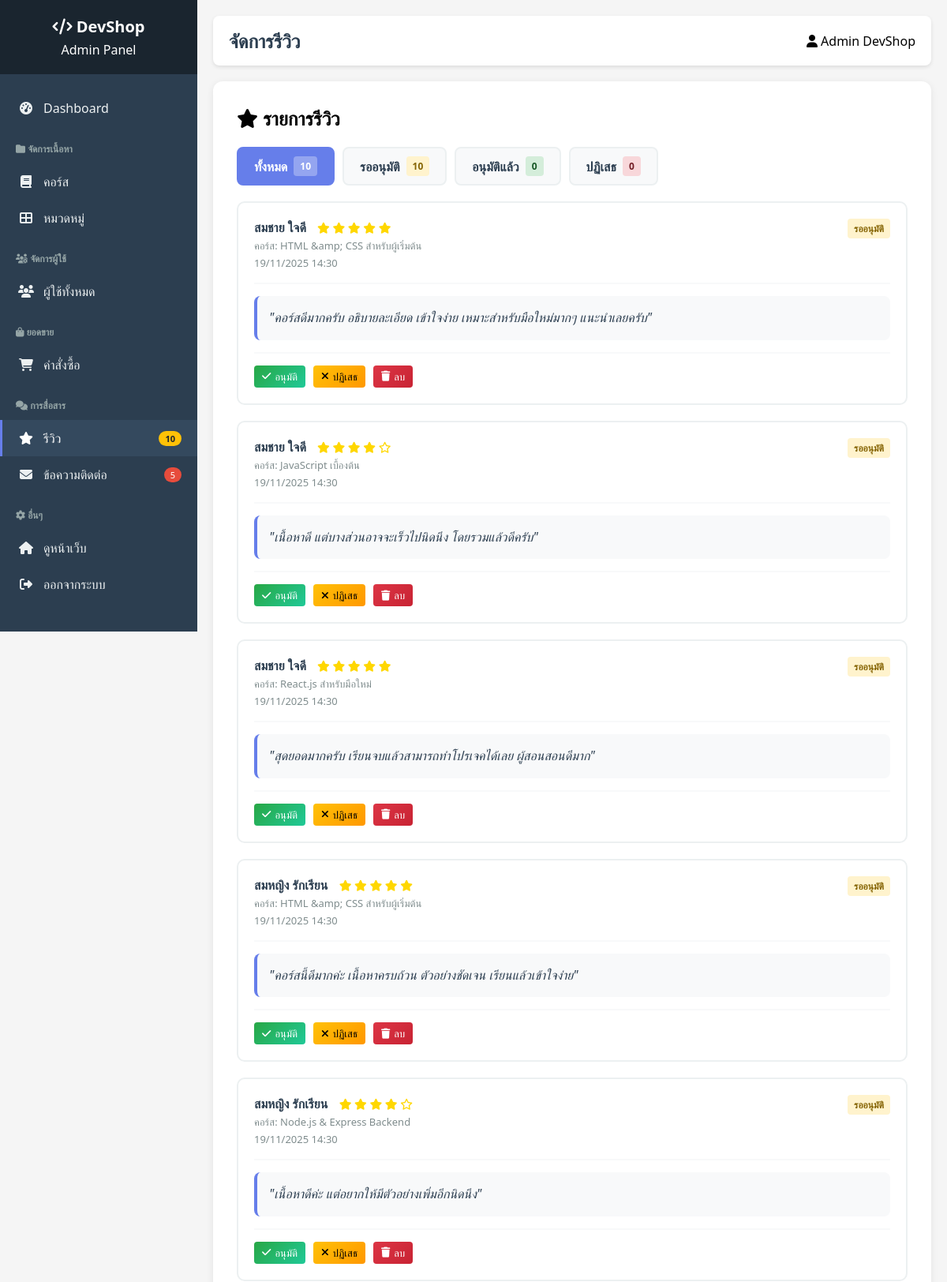
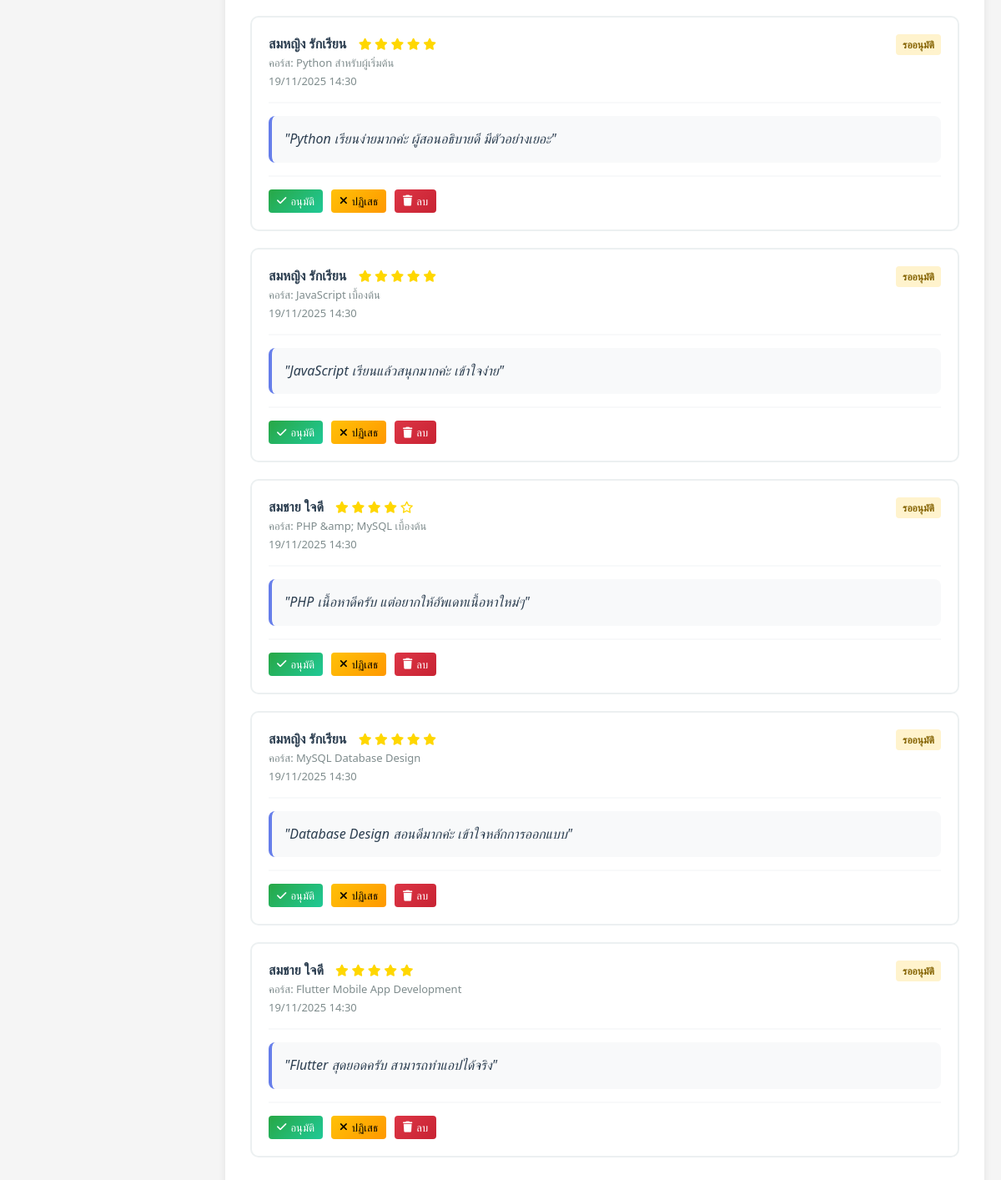
Screenshot of /admin/reviews.php (signed in) with the database file from the repository (2 pictures, top to bottom).
### tables this page shows
CREATE TABLE `reviews` (
  `review_id` int NOT NULL AUTO_INCREMENT,
  `user_id` int NOT NULL,
  `course_id` int NOT NULL,
  `rating` int NOT NULL,
  `comment` text,
  `status` enum('pending','approved','rejected') DEFAULT 'pending',
  `created_at` timestamp NULL DEFAULT CURRENT_TIMESTAMP,
  `updated_at` timestamp NULL DEFAULT CURRENT_TIMESTAMP ON UPDATE CURRENT_TIMESTAMP,
  PRIMARY KEY (`review_id`),
  UNIQUE KEY `unique_review` (`user_id`,`course_id`),
  KEY `idx_course` (`course_id`),
  KEY `idx_rating` (`rating`),
  CONSTRAINT `reviews_ibfk_1` FOREIGN KEY (`user_id`) REFERENCES `users` (`user_id`) ON DELETE CASCADE,
  CONSTRAINT `reviews_ibfk_2` FOREIGN KEY (`course_id`) REFERENCES `courses` (`course_id`) ON DELETE CASCADE,
  CONSTRAINT `reviews_chk_1` CHECK (((`rating` >= 1) and (`rating` <= 5)))
);

CREATE TABLE `courses` (
  `course_id` int NOT NULL AUTO_INCREMENT,
  `instructor_id` int NOT NULL,
  `category_id` int NOT NULL,
  `course_title` varchar(200) NOT NULL,
  `course_slug` varchar(200) NOT NULL,
  `description` text,
  `short_description` varchar(500) DEFAULT NULL,
  `thumbnail` varchar(255) DEFAULT NULL,
  `level` enum('beginner','intermediate','advanced') DEFAULT 'beginner',
  `price` decimal(10,2) NOT NULL,
  `discount_price` decimal(10,2) DEFAULT NULL,
  `duration_hours` decimal(5,2) DEFAULT NULL,
  `total_lectures` int DEFAULT '0',
  `status` enum('draft','published','archived') DEFAULT 'draft',
  `featured` tinyint(1) DEFAULT '0',
  `bestseller` tinyint(1) DEFAULT '0',
  `created_at` timestamp NULL DEFAULT CURRENT_TIMESTAMP,
  `updated_at` timestamp NULL DEFAULT CURRENT_TIMESTAMP ON UPDATE CURRENT_TIMESTAMP,
  PRIMARY KEY (`course_id`),
  UNIQUE KEY `course_slug` (`course_slug`),
  KEY `idx_slug` (`course_slug`),
  KEY `idx_instructor` (`instructor_id`),
  KEY `idx_category` (`category_id`),
  KEY `idx_status` (`status`),
  KEY `idx_featured` (`featured`),
  CONSTRAINT `courses_ibfk_1` FOREIGN KEY (`instructor_id`) REFERENCES `users` (`user_id`) ON DELETE CASCADE,
  CONSTRAINT `courses_ibfk_2` FOREIGN KEY (`category_id`) REFERENCES `categories` (`category_id`) ON DELETE RESTRICT
);

### admin/reviews.php (the view, shortened to what this page needs)
<?php
require_once '../includes/config.php';
$filter = $_GET['filter'] ?? 'all';
$where = '';
$reviews = $conn->query("
    SELECT r.*, c.course_title, CONCAT(u.first_name, ' ', u.last_name) as user_name
    FROM reviews r
    LEFT JOIN courses c ON r.course_id = c.course_id
    LEFT JOIN users u ON r.user_id = u.user_id
    $where
    ORDER BY r.created_at DESC
")->fetch_all(MYSQLI_ASSOC);
$pending_count = $conn->query("SELECT COUNT(*) as count FROM reviews WHERE status = 'pending'")->fetch_assoc()['count'];
$approved_count = $conn->query("SELECT COUNT(*) as count FROM reviews WHERE status = 'approved'")->fetch_assoc()['count'];
$rejected_count = $conn->query("SELECT COUNT(*) as count FROM reviews WHERE status = 'rejected'")->fetch_assoc()['count'];
$total_count = $conn->query("SELECT COUNT(*) as count FROM reviews")->fetch_assoc()['count'];
?>
<?php include 'includes/header.php'; ?>
<link rel="stylesheet" href="../assets/css/admin-reviews.css">
<div class="content-box">
    <div style="display: flex; justify-content: space-between; align-items: center; margin-bottom: 20px;">
        <h2><i class="fas fa-star"></i> รายการรีวิว</h2>
    </div>
    <div class="filter-tabs" style="margin-bottom: 20px; display: flex; gap: 10px; flex-wrap: wrap;">
        <a href="reviews.php?filter=all" class="filter-tab <?php echo $filter == 'all' ? 'active' : ''; ?>">
            ทั้งหมด <span class="badge"><?php echo $total_count; ?></span>
        </a>
        <a href="reviews.php?filter=pending" class="filter-tab <?php echo $filter == 'pending' ? 'active' : ''; ?>">
            รออนุมัติ <span class="badge badge-warning"><?php echo $pending_count; ?></span>
        </a>
        <a href="reviews.php?filter=approved" class="filter-tab <?php echo $filter == 'approved' ? 'active' : ''; ?>">
            อนุมัติแล้ว <span class="badge badge-success"><?php echo $approved_count; ?></span>
        </a>
        <a href="reviews.php?filter=rejected" class="filter-tab <?php echo $filter == 'rejected' ? 'active' : ''; ?>">
            ปฏิเสธ <span class="badge badge-danger"><?php echo $rejected_count; ?></span>
        </a>
    </div>
    <?php if (empty($reviews)): ?>
        <p style="text-align: center; padding: 40px; color: #7f8c8d;">ยังไม่มีรีวิว</p>
    <?php else: ?>
        <?php foreach ($reviews as $review): ?>
            <div class="review-item">
                <div class="review-header">
                    <div class="review-info">
                        <strong><?php echo htmlspecialchars($review['user_name']); ?></strong>
                        <span class="rating">
                            <?php for ($i = 0; $i < $review['rating']; $i++): ?>
                                <i class="fas fa-star"></i>
                            <?php endfor; ?>
                            <?php for ($i = $review['rating']; $i < 5; $i++): ?>
                                <i class="far fa-star"></i>
                            <?php endfor; ?>
                        </span>
                        <br>
                        <small>คอร์ส: <?php echo htmlspecialchars($review['course_title']); ?></small><br>
                        <small><?php echo date('d/m/Y H:i', strtotime($review['created_at'])); ?></small>
                    </div>
                    <div>
                        <?php if ($review['status'] == 'approved'): ?>
                            <span class="badge badge-success">อนุมัติแล้ว</span>
                        <?php elseif ($review['status'] == 'pending'): ?>
                            <span class="badge badge-warning">รออนุมัติ</span>
                        <?php else: ?>
                            <span class="badge badge-danger">ปฏิเสธ</span>
                        <?php endif; ?>
                    </div>
                </div>
                <?php if ($review['comment']): ?>
                    <div class="review-comment">
                        "<?php echo htmlspecialchars($review['comment']); ?>"
                    </div>
                <?php endif; ?>
                <div class="review-actions">
                    <?php if ($review['status'] != 'approved'): ?>
                        <a href="javascript:void(0)"
                           class="btn-sm btn-success"
                           onclick="confirmAction('อนุมัติรีวิว', 'คุณต้องการอนุมัติรีวิวนี้หรือไม่?', '?approve=<?php echo $review['review_id']; ?>')">
                            <i class="fas fa-check"></i> อนุมัติ
                        </a>
                    <?php endif; ?>
                    <?php if ($review['status'] != 'rejected'): ?>
                        <a href="javascript:void(0)"
                           class="btn-sm btn-warning"
                           onclick="confirmAction('ปฏิเสธรีวิว', 'คุณต้องการปฏิเสธรีวิวนี้หรือไม่?', '?reject=<?php echo $review['review_id']; ?>')">
                            <i class="fas fa-times"></i> ปฏิเสธ
                        </a>
                    <?php endif; ?>
                    <a href="javascript:void(0)"
                       class="btn-sm btn-danger"
                       onclick="confirmDelete('คุณต้องการลบรีวิวนี้หรือไม่?', '?delete=<?php echo $review['review_id']; ?>')">
                        <i class="fas fa-trash"></i> ลบ
                    </a>
                </div>
            </div>
        <?php endforeach; ?>
    <?php endif; ?>
</div>
<?php include 'includes/footer.php'; ?>

### assets/css/admin-reviews.css (style rules this page uses)
.filter-tabs { display: flex; gap: 10px; flex-wrap: wrap; }
.filter-tab { padding: 10px 20px; background: #f8f9fa; border: 2px solid #ecf0f1; border-radius: 8px; text-decoration: none; color: #2c3e50; font-weight: 600; transition: all 0.3s; display: flex; align-items: center; gap: 8px; }
.filter-tab.active { background: #667eea; color: white; border-color: #667eea; }
.badge { background: #6c757d; color: white; padding: 3px 8px; border-radius: 10px; font-size: 12px; font-weight: 600; }
.filter-tab.active .badge { background: rgba(255, 255, 255, 0.3); }
.badge-warning { background: #ffc107; color: #212529; }
.badge-success { background: #28a745; }
.badge-danger { background: #dc3545; }
.content-box { background: white; padding: 20px; border-radius: 8px; box-shadow: 0 2px 5px rgba(0,0,0,0.1); }
.review-item { padding: 15px; border: 1px solid #ecf0f1; border-radius: 8px; margin-bottom: 15px; }
.review-header { display: flex; justify-content: space-between; align-items: center; margin-bottom: 10px; }
.review-info { flex: 1; }
.review-info strong { color: #2c3e50; }
.review-info small { color: #7f8c8d; }
.rating { color: #ffd700; }
.review-comment { margin: 10px 0; color: #2c3e50; line-height: 1.6; }
.review-actions { display: flex; gap: 10px; }
.badge { padding: 4px 8px; border-radius: 4px; font-size: 12px; font-weight: 600; }
.badge-success { background: #d4edda; color: #155724; }
.badge-warning { background: #fff3cd; color: #856404; }
.badge-danger { background: #f8d7da; color: #721c24; }
.btn-sm { padding: 5px 10px; font-size: 13px; border-radius: 4px; text-decoration: none; display: inline-flex; align-items: center; gap: 5px; transition: all 0.3s; border: none; cursor: pointer; }
.btn-success { background: #28a745; color: white; }
.btn-warning { background: #ffc107; color: #000; }
.btn-danger { background: #dc3545; color: white; }
.content-box { background: white; padding: 30px; border-radius: 12px; box-shadow: 0 2px 10px rgba(0,0,0,0.08); width: 100%; }
.btn-sm.btn-success { background: linear-gradient(135deg, #28a745 0%, #20c997 100%); border: none; }
.btn-sm.btn-warning { background: linear-gradient(135deg, #ffc107 0%, #ff9800 100%); color: #000; border: none; }
.btn-sm.btn-danger { background: linear-gradient(135deg, #dc3545 0%, #c82333 100%); border: none; }
.review-item { padding: 20px; border: 2px solid #ecf0f1; border-radius: 10px; margin-bottom: 20px; background: white; transition: all 0.3s; }
.review-header { display: flex; justify-content: space-between; align-items: flex-start; margin-bottom: 15px; padding-bottom: 15px; border-bottom: 2px solid #f8f9fa; }
.review-info strong { color: #2c3e50; font-size: 16px; }
.review-info .rating { color: #ffd700; margin-left: 10px; font-size: 14px; }
.review-info small { color: #7f8c8d; font-size: 13px; }
.review-comment { margin: 15px 0; padding: 15px; background: #f8f9fa; border-left: 4px solid #667eea; border-radius: 8px; color: #2c3e50; line-height: 1.6; font-style: italic; }
.review-actions { display: flex; gap: 10px; flex-wrap: wrap; padding-top: 15px; border-top: 2px solid #f8f9fa; }

### admin/includes/header.php (style rules this page uses)
* { margin: 0; padding: 0; box-sizing: border-box; }
body { font-family: 'Segoe UI', Tahoma, Geneva, Verdana, sans-serif; background: #f5f5f5; }
.btn-danger { background: #e74c3c; color: white; }

### rows the page displays
reviews: user_name "สมชาย ใจดี", rating 5 (drawn), course.course_title "HTML &amp; CSS สำหรับผู้เริ่มต้น", created_at "19/11/2025 14:30", status "รออนุมัติ", comment "คอร์สดีมากครับ อธิบายละเอียด เข้าใจง่าย เหมาะสำหรับมือใหม่มากๆ แนะนำเลยครับ"
reviews: user_name "สมชาย ใจดี", rating 4 (drawn), course.course_title "JavaScript เบื้องต้น", created_at "19/11/2025 14:30", status "รออนุมัติ", comment "เนื้อหาดี แต่บางส่วนอาจจะเร็วไปนิดนึง โดยรวมแล้วดีครับ"
reviews: user_name "สมชาย ใจดี", rating 5 (drawn), course.course_title "React.js สำหรับมือใหม่", created_at "19/11/2025 14:30", status "รออนุมัติ", comment "สุดยอดมากครับ เรียนจบแล้วสามารถทำโปรเจคได้เลย ผู้สอนสอนดีมาก"
reviews: user_name "สมหญิง รักเรียน", rating 5 (drawn), course.course_title "HTML &amp; CSS สำหรับผู้เริ่มต้น", created_at "19/11/2025 14:30", status "รออนุมัติ", comment "คอร์สนี้ดีมากค่ะ เนื้อหาครบถ้วน ตัวอย่างชัดเจน เรียนแล้วเข้าใจง่าย"
reviews: user_name "สมหญิง รักเรียน", rating 4 (drawn), course.course_title "Node.js & Express Backend", created_at "19/11/2025 14:30", status "รออนุมัติ", comment "เนื้อหาดีค่ะ แต่อยากให้มีตัวอย่างเพิ่มอีกนิดนึง"
reviews: user_name "สมหญิง รักเรียน", rating 5 (drawn), course.course_title "Python สำหรับผู้เริ่มต้น", created_at "19/11/2025 14:30", status "รออนุมัติ", comment "Python เรียนง่ายมากค่ะ ผู้สอนอธิบายดี มีตัวอย่างเยอะ"
reviews: user_name "สมหญิง รักเรียน", rating 5 (drawn), course.course_title "JavaScript เบื้องต้น", created_at "19/11/2025 14:30", status "รออนุมัติ", comment "JavaScript เรียนแล้วสนุกมากค่ะ เข้าใจง่าย"
reviews: user_name "สมชาย ใจดี", rating 4 (drawn), course.course_title "PHP &amp; MySQL เบื้องต้น", created_at "19/11/2025 14:30", status "รออนุมัติ", comment "PHP เนื้อหาดีครับ แต่อยากให้อัพเดทเนื้อหาใหม่ๆ"
reviews: user_name "สมหญิง รักเรียน", rating 5 (drawn), course.course_title "MySQL Database Design", created_at "19/11/2025 14:30", status "รออนุมัติ", comment "Database Design สอนดีมากค่ะ เข้าใจหลักการออกแบบ"
reviews: user_name "สมชาย ใจดี", rating 5 (drawn), course.course_title "Flutter Mobile App Development", created_at "19/11/2025 14:30", status "รออนุมัติ", comment "Flutter สุดยอดครับ สามารถทำแอปได้จริง"

### other values shown
$new_reviews "10"
$new_messages "5"
$page_title "จัดการรีวิว"
$_SESSION['user_name'] "Admin DevShop"
$total_count "10"
$pending_count "10"
$approved_count "0"
$rejected_count "0"
